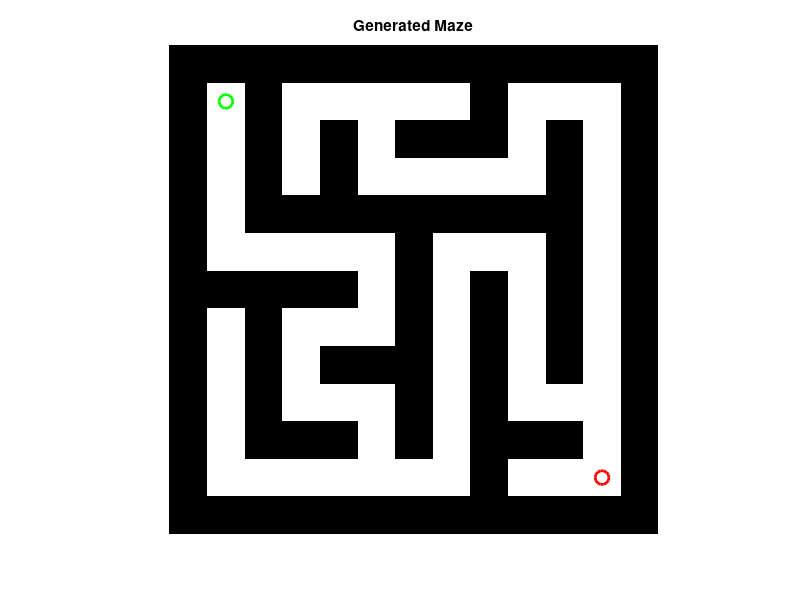

Write MATLAB code to recreate this figure.
clc; clear; close all;

%% Maze Parameters
rows = 13; % Maze height (must be odd for proper walls)
cols = 13; % Maze width (must be odd for proper walls)
maze = ones(rows, cols); % Initialize with walls
start = [2, 2]; % Start position
goal = [rows-1, cols-1]; % Goal position
visited = zeros(rows, cols); % Keep track of visited cells

%% Recursive DFS function with proper updating
function [maze, visited] = generate_maze(maze, visited, r, c, rows, cols)
    visited(r, c) = 1; % Mark as visited
    maze(r, c) = 0; % Open this cell (make it a path)

    % Move 2 steps in each direction (down, right, up, left)
    directions = [0 2; 2 0; 0 -2; -2 0];  
    dir_order = randperm(4); % Shuffle movement directions

    for i = dir_order
        new_r = r + directions(i, 1);
        new_c = c + directions(i, 2);

        % Check if new cell is inside bounds and not visited
        if new_r > 1 && new_r < rows && new_c > 1 && new_c < cols && visited(new_r, new_c) == 0
            % Remove wall between current and new cell
            maze((r + new_r) / 2, (c + new_c) / 2) = 0;
            
            % Recursive call and update maze and visited
            [maze, visited] = generate_maze(maze, visited, new_r, new_c, rows, cols);
        end
    end
end

%% Start Maze Generation
[maze, visited] = generate_maze(maze, visited, start(1), start(2), rows, cols);

%% Ensure Start & Goal Are Open
maze(start(1), start(2)) = 0;
maze(goal(1), goal(2)) = 0;

%% Plot Maze
figure;
imagesc(maze);
hold on;
colormap([1 1 1; 0 0 0]); % White = path (0), Black = wall (1)

plot(start(2), start(1), 'go', 'MarkerSize', 10, 'LineWidth', 2); % Start (green)
plot(goal(2), goal(1), 'ro', 'MarkerSize', 10, 'LineWidth', 2); % Goal (red)
title('Generated Maze');
axis equal off;

%% Save Maze
save('maze.mat', 'maze', 'start', 'goal');